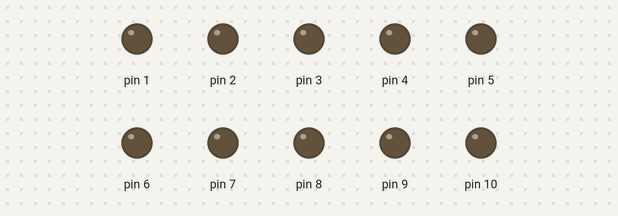
A sketch run on a simulated Arduino Uno, built with avr-gcc and run on an emulated ATmega328P. On the bench: output pins drawn as LEDs (lit = HIGH).

Above: at 0.1 s.
At 60.1 s:
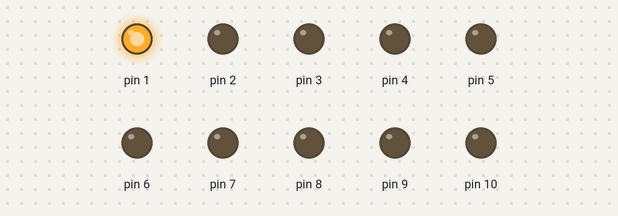
At 120.1 s:
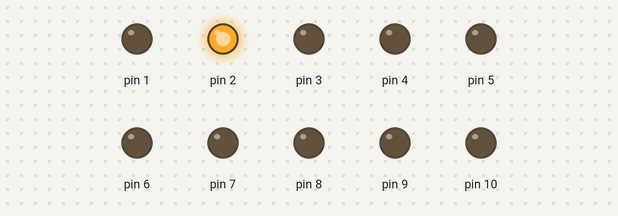
Timing chart, 0 to 121.6 s (numbered marks = the images above):
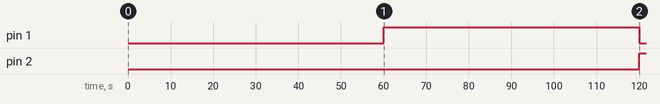

The sketch:

binary_clock.ino
```cpp
int state_1=1 ,state_2=1 ,state_4=1 ,state_8=1 ,state_16=1,state_32=1 ;
int count=0 ;
int hour1=0 , hour2=0 ,hour3=0 , hour4=0 ;
int count2=0 ;
void setup()
{
pinMode(1,OUTPUT);
pinMode(2,OUTPUT);
pinMode(3,OUTPUT);
pinMode(4,OUTPUT);
pinMode(5,OUTPUT);
pinMode(6,OUTPUT);
pinMode(7,OUTPUT);
pinMode(8,OUTPUT);
pinMode(9,OUTPUT);
pinMode(10,OUTPUT);
digitalWrite(1,LOW);
digitalWrite(2,LOW);
digitalWrite(3,LOW);
digitalWrite(4,LOW);
digitalWrite(5,LOW);
digitalWrite(6,LOW);
digitalWrite(7,LOW);
digitalWrite(8,LOW);
digitalWrite(9,LOW);
digitalWrite(10,LOW);

} ;
void loop()
{
if(count == 60 )
{
count = 0 ;
count2++;
if (count2==13)
{
count2=1 ;
}
//hour1
if (hour1==1)
{
hour1=0 ;
digitalWrite(7,LOW);
}
else
{
hour1=1 ;
digitalWrite(7,HIGH);
}
//hour2
if (count2%2==0)
{
if (hour2==1)
{
hour2=0 ;
digitalWrite(8,LOW);
}
else
{
hour2=1 ;
digitalWrite(8,HIGH);
}
}
//hour3
if (count2%4==0)
{
if (hour3==1)
{
hour3=0 ;
digitalWrite(9,LOW);
}
else
{
hour3=1 ;
digitalWrite(9,HIGH);
}
}

if (count2%8==0)
{
if (hour4==1)
{
hour4=0 ;
digitalWrite(10,LOW);
}
else
{
hour4=1 ;
digitalWrite(10,HIGH);
}
}
state_1=1 ;state_2=1 ;state_4=1 ;state_8=1 ;state_16=1;state_32=1;
digitalWrite(1,LOW);
digitalWrite(2,LOW);
digitalWrite(3,LOW);
digitalWrite(4,LOW);
digitalWrite(5,LOW);
digitalWrite(6,LOW);
}

//minutes

//toggle state_1
if (state_1==1)
{
state_1=0 ;
digitalWrite(1,LOW);
}
else
{
state_1=1 ;
digitalWrite(1,HIGH);
}

//toggle state_2
if (count%2==0)
{
if (state_2==1)
{
state_2=0 ;
digitalWrite(2,LOW);
}
else
{
state_2=1 ;
digitalWrite(2,HIGH);
}
}
//toggle state_4
if (count%4==0)
{
if (state_4==1)
{
state_4=0 ;
digitalWrite(3,LOW);
}
else
{
state_4=1 ;
digitalWrite(3,HIGH);
}
}
//toggle state_8
if (count%8==0)
{
if (state_8==1)
{
state_8=0 ;
digitalWrite(4,LOW);
}
else
{
state_8=1 ;
digitalWrite(4,HIGH);
}
}

//toggle state_16
if (count%16==0)
{
if (state_16==1)
{
state_16=0 ;
digitalWrite(5,LOW);
}
else
{
state_16=1 ;
digitalWrite(5,HIGH);
}
}

//toggle state_32
if (count%32==0)
{
if (state_32==1)
{
state_32=0 ;
digitalWrite(6,LOW);
}
else
{
state_32=1 ;
digitalWrite(6,HIGH);
}
}

delay(60000);
count++ ;
}
```

Measured:
- by itself, pin 1: LOW → HIGH at 60.0 s, → LOW 60.0 s later
- by itself, pin 2: LOW → HIGH at 120 s
